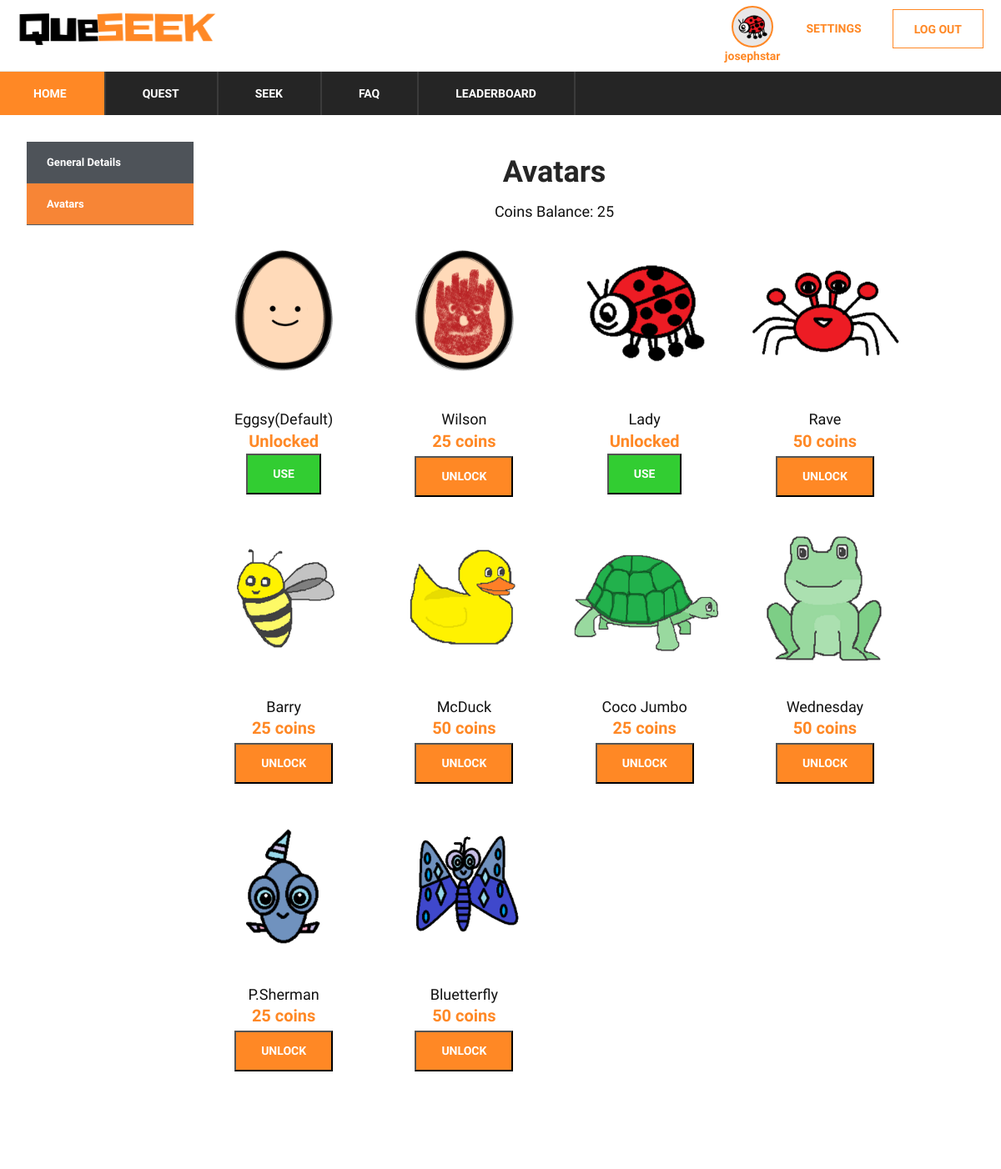
/profile/avatars (signed in), run on the app's committed database.
### app/models.py (models this page shows)
class UserProfile(UserMixin, Base):
    __tablename__ = "userProfile"
    id = db.Column(db.String, ForeignKey('users.id'), primary_key=True)
    level = db.Column(db.Integer, nullable=False, default=1)
    coinsBalance = db.Column(db.Integer, nullable=False, default=50)
    coinsCollected = db.Column(db.Integer, nullable=False, default=0)
    coinsToNext = db.Column(db.Integer, nullable=False, default=20)
    avatarId = db.Column(db.String, ForeignKey('Avatars.avatarId'), default='0000')

class User(UserMixin, Base):
    __tablename__ = "users"
    id = db.Column(db.String, primary_key=True)
    email = db.Column(db.String(255), unique=True, nullable=False)
    password = db.Column(db.String(255), nullable=False)
    username = db.Column(db.String(255), unique=True, nullable=False)
    created_at = db.Column(DateTime(timezone=True))

class Avatars(UserMixin, Base):
    __tablename__ = "Avatars"
    avatarId = db.Column(db.String, primary_key=True)
    name = db.Column(db.String)
    coinsRequired = db.Column(db.Integer, default=0)

### app/__init__.py (the view)
@app.route('/profile/avatars')
def profile_avatars():
    user = current_user
    userprofile = (db.session.query(UserProfile, Avatars)
                   .filter(UserProfile.id == user.id)
                   .filter(UserProfile.avatarId == Avatars.avatarId)
                   .first()
                   )
    print(userprofile)
    avatars = db.session.query(Avatars).all()
    ua = (db.session.query(UserAvatars.avatarId)
          .filter(user.id == UserAvatars.userId)
          .all())
    user_avatars = []
    for i in ua:
        user_avatars.append(i[0])
    return render_template('profile.html', user=user, userprofile=userprofile, page='avatars', avatars=avatars,
                           user_avatars=user_avatars)

### app/__init__.py (called while the page is built)
@login.user_loader
def load_user(id):
    return User.query.get(id)

@app.context_processor
def inject_dict_for_all_templates():
    if (not current_user.is_anonymous):
        userprofile = (db.session.query(UserProfile)
                       .filter(UserProfile.id == current_user.id)
                       .first()
                       )
        return dict(current_user_avatar=userprofile.avatarId)
    return dict()

### app/templates/profile.html (shortened to what this page needs)
<!DOCTYPE html>
<html lang="zxx">
<head>
    <link rel="stylesheet" href="{{ url_for('static', filename='css/bootstrap.min.css')}}" type="text/css">
    <link rel="stylesheet" href="{{ url_for('static', filename='css/font-awesome.min.css')}}" type="text/css">
    <link rel="stylesheet" href="{{ url_for('static', filename='css/themify-icons.css')}}" type="text/css">
    <link rel="stylesheet" href="{{ url_for('static', filename='css/elegant-icons.css')}}" type="text/css">
    <link rel="stylesheet" href="{{ url_for('static', filename='css/owl.carousel.min.css')}}" type="text/css">
    <link rel="stylesheet" href="{{ url_for('static', filename='css/nice-select.css')}}" type="text/css">
    <link rel="stylesheet" href="{{ url_for('static', filename='css/jquery-ui.min.css')}}" type="text/css">
    <link rel="stylesheet" href="{{ url_for('static', filename='css/slicknav.min.css')}}" type="text/css">
    <link rel="stylesheet" href="{{ url_for('static', filename='css/style.css')}}" type="text/css">
    <link rel="stylesheet" href="{{ url_for('static', filename='css/table.css')}}" type="text/css">
</head>
<body>
<header class="header-section">
    {% include "base/topbar.html" %}
    {% include "base/menu.html" %}
</header>
<section class="product-shop spad">
    <div class="topbar-cover2">
        <div class="desc">
            <section class="cd-faq">
                <div class="cd-faq-categories">
                    {% if page == 'avatars' %}
                    <a href="{{url_for('profile_general')}}">General Details</a>
                    <a class="active" href="{{url_for('profile_avatars')}}">Avatars</a>
                    {% else %}
                    <a class="active" href="{{url_for('profile_general')}}">General Details</a>
                    <a href="{{url_for('profile_avatars')}}">Avatars</a>
                    {% endif %}
                </div>
                <div class="container">
                    <div class="row">
                        {% if page == 'avatars' %}
                        <section class="shopping-cart spad">
                            <div class="blog-details-inner">
                                <div class="blog-detail-title">
                                    <h2>Avatars</h2>
                                    <h5>Coins Balance: {{ userprofile[0].coinsBalance }}</h5>
                                </div>
                            </div>
                            <div class="col-lg-9 order-1 order-lg-2">
                                <div class="product-list">
                                    <div class="row">
                                        {% for row in avatars %}
                                        <div class="col-lg-3 col-sm-6">
                                            <div class="product-item">
                                                <div class="pi-pic">
                                                    <img src="{{ url_for('static', filename='img/avatars/'+row.avatarId+'.png')}}"
                                                         alt="">
                                                </div>
                                                <div class="pi-text">
                                                    <h5>{{row.name}}</h5>
                                                    <div class="product-price">
                                                        {% if row.avatarId in user_avatars %}
                                                        Unlocked
                                                        <form action="{{ url_for('profile_avatars_update', avatarId=row.avatarId) }}"
                                                              method="post">
                                                            <button class="unlocked-btn" type="submit" value=""/>
                                                            Use
                                                        </form>
                                                        {% else %}
                                                        {{ row.coinsRequired|string + ' coins'
                                                        }}
                                                        <form action="{{ url_for('profile_avatars_unlock', avatarId=row.avatarId) }}"
                                                              method="post">
                                                            <button class="primary-btn" type="submit" value=""/>
                                                            Unlock
                                                        </form>
                                                        {% endif %}
                                                    </div>
                                                </div>
                                            </div>
                                        </div>
                                        {% endfor %}
                                    </div>
                                </div>
                            </div>
                        </section>
                        {% endif %}
                    </div>
                </div>
            </section>
        </div>
    </div>
</section>
</body>
</html>

### app/templates/base/loginlogout.html
<div class="ht-right">
    <div class="login-panel">
        {% if current_user.is_anonymous %}
        <a href="{{ url_for('signup') }} " class="log-btn">SIGN UP</a>
        <a href="{{ url_for('login') }} " class="log-btn">LOG IN</a>
        {% else %}
        <a href="{{ url_for('logout') }}" class="log-btn">LOG OUT</a>
        <a href="{{ url_for('settings') }}" class="settings-btn">SETTINGS</a>
        {% endif %}
    </div>
    {% if current_user.is_anonymous %}
    {% else %}
    <div class="login-panel">
        <a href="{{url_for('profile')}}">
            <img src="{{ url_for('static', filename='img/avatars/'+current_user_avatar+'.png')}}"
                 width="50">
        </a>
        <a href="{{ url_for('profile') }}" class="user-btn"> {{ current_user.username }}</a>
    </div>
    {% endif %}
</div>

### app/static/css/style.css (style rules this page uses)
html, body { height: 100%; font-family: "Muli", sans-serif; -webkit-font-smoothing: antialiased; font-smoothing: antialiased; }
h1, h2, h3, h4, h5, h6 { margin: 0; color: #111111; font-weight: 400; font-family: "Muli", sans-serif; }
h2 { font-size: 36px; }
h5 { font-size: 18px; }
img { max-width: 100%; }
.primary-btn { display: inline-block; font-size: 14px; font-weight: 700; padding: 12px 30px; color: #ffffff; background: #ff8825; text-transform: uppercase; margin: 3px; }
.unlocked-btn { display: inline-block; font-size: 14px; font-weight: 700; padding: 12px 30px; color: #ffffff; background: #32CD32; text-transform: uppercase; }
.header-top .ht-right { float: right; }
.header-top .ht-right .login-panel { float: right; font-size: 14px; color: #252525; display: inline-block; padding-top: 7px; padding-bottom: 7px; }
.product-item { margin-bottom: 26px; }
.product-item .pi-pic { overflow: hidden; position: relative; }
.product-item .pi-pic img { min-width: 100%; }
.product-item .pi-text { text-align: center; padding-top: 26px; }
.product-item .pi-text .product-price { color: #ff8825; font-size: 20px; font-weight: 700; }
.product-shop { padding-bottom: 80px; }
.shopping-cart { padding-bottom: 60px; }
.blog-details-inner .blog-detail-title { text-align: center; margin: 15px; }
.blog-details-inner .blog-detail-title h2 { color: #252525; font-weight: 700; margin-bottom: 15px; }
@media only screen and (min-width: 1200px) { .container { max-width: 1270px; } }
.log-btn { float: right; display: inline-block; padding-left: 20px; padding-top: 18px; padding-bottom: 15px; color: #ff8825; border: 1px solid #ff8825; font-size: 14px; font-weight: 700; text-transform: uppercase; padding: 13px 25px 11px; cursor: pointer; margin: 4px 6px; }
.settings-btn { float: right; display: inline-block; padding-left: 20px; padding-top: 18px; padding-bottom: 15px; color: #ff8825; font-size: 14px; font-weight: 700; text-transform: uppercase; padding: 13px 25px 11px; cursor: pointer; margin: 4px 6px; }
.user-btn { color: #ff8825; font-size: 14px; font-weight: 700; cursor: pointer; }
.login-panel img { display: block; background-color:#e9e7e7; border:2px solid #ff8825; border-radius:50%; -moz-border-radius:50%; -webkit-border-radius:50%; margin:auto; }
.login-panel a { display: block; text-align: center; }

### data on the page
UserProfile: avatarId (picture), coinsBalance "25"
User: username "josephstar"
Avatars: avatarId (picture), name "Eggsy(Default)"
Avatars: avatarId (picture), name "Wilson", coinsRequired "25 coins"
Avatars: avatarId (picture), name "Lady"
Avatars: avatarId (picture), name "Rave", coinsRequired "50 coins"
Avatars: avatarId (picture), name "Barry", coinsRequired "25 coins"
Avatars: avatarId (picture), name "McDuck", coinsRequired "50 coins"
Avatars: avatarId (picture), name "Coco Jumbo", coinsRequired "25 coins"
Avatars: avatarId (picture), name "Wednesday", coinsRequired "50 coins"
Avatars: avatarId (picture), name "P.Sherman", coinsRequired "25 coins"
Avatars: avatarId (picture), name "Bluetterfly", coinsRequired "50 coins"
